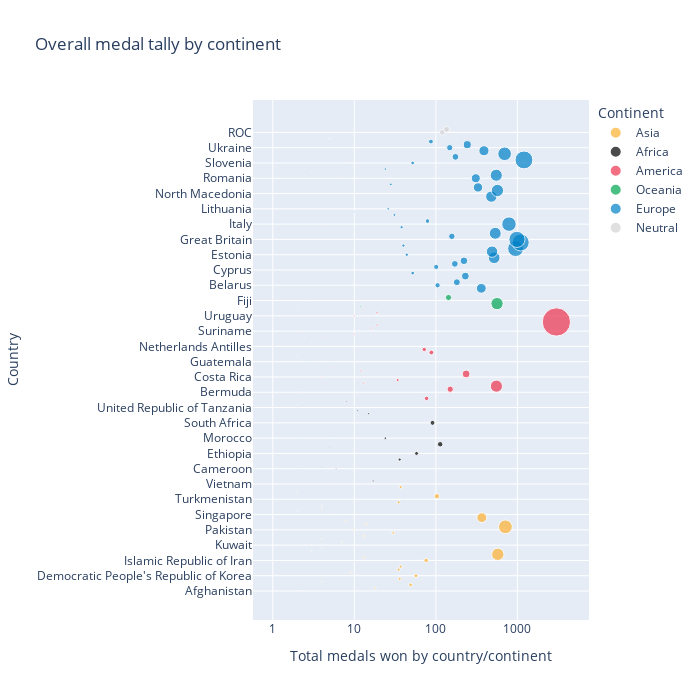

This figure's notebook cell:
### Code cell
fig = px.scatter(
    df_aggregated,
    x='total',
    y='country',
    color='continent',                  
    color_discrete_map=OLYMPIC_RING_COLOR,   
    size='total',                       
    hover_data=['total'],               
    title='Overall medal tally by continent',
    labels={'total', 'country', 'continent'}
)

fig.update_layout(
    width=700,
    height=700,
    xaxis_title="Total medals won by country/continent",
    yaxis_title="Country",
    legend_title="Continent",
    xaxis_type="log"
)

fig.show()

### Figure 1 — Plotly figure (JSON) as saved in the notebook; plotly's stock layout.template omitted (floating-point values rounded to 4 significant figures)
{"data": [{"hovertemplate": "continent=Asia<br>total=%{marker.size}<br>country=%{y}<extra></extra>", "legendgroup": "Asia", "marker": {"color": "#fcb131", "size": [2, 18, 49, 4, 36, 57, 9, 35, 37, 1, 76, 13, 575, 3, 4, 3, 7, 4, 13, 30, 10, 713, 14, 8, 366, 5, 2, 4, 4, 35, 1, 103, 2, 2, 37, 5], "sizemode": "area", "sizeref": 7.522, "symbol": "circle"}, "mode": "markers", "name": "Asia", "orientation": "h", "showlegend": true, "type": "scatter", "x": [2, 18, 49, 4, 36, 57, 9, 35, 37, 1, 76, 13, 575, 3, 4, 3, 7, 4, 13, 30, 10, 713, 14, 8, 366, 5, 2, 4, 4, 35, 1, 103, 2, 2, 37, 5], "xaxis": "x", "y": ["Afghanistan", "Armenia", "Azerbaijan", "Bahrain", "Chinese Taipei", "Democratic People's Republic of Korea", "Hong Kong, China", "India", "Indonesia", "Iraq", "Islamic Republic of Iran", "Israel", "Japan", "Jordan", "Kingdom of Saudi Arabia", "Kuwait", "Kyrgyzstan", "Lebanon", "Malaysia", "Mongolia", "Pakistan", "People's Republic of China", "Philippines", "Qatar", "Republic of Korea", "Singapore", "Sri Lanka", "Syrian Arab Republic", "Tajikistan", "Thailand", "Turkmenistan", "Türkiye", "United Arab Emirates", "United Arab Republic", "Uzbekistan", "Vietnam"], "yaxis": "y"}, {"hovertemplate": "continent=Africa<br>total=%{marker.size}<br>country=%{y}<extra></extra>", "legendgroup": "Africa", "marker": {"color": "#000000", "size": [17, 2, 1, 2, 6, 4, 1, 36, 1, 58, 1, 5, 113, 1, 24, 2, 5, 2, 1, 91, 1, 1, 15, 11, 2, 2, 8], "sizemode": "area", "sizeref": 7.522, "symbol": "circle"}, "mode": "markers", "name": "Africa", "orientation": "h", "showlegend": true, "type": "scatter", "x": [17, 2, 1, 2, 6, 4, 1, 36, 1, 58, 1, 5, 113, 1, 24, 2, 5, 2, 1, 91, 1, 1, 15, 11, 2, 2, 8], "xaxis": "x", "y": ["Algeria", "Botswana", "Burkina Faso", "Burundi", "Cameroon", "Côte d'Ivoire", "Djibouti", "Egypt", "Eritrea", "Ethiopia", "Gabon", "Ghana", "Kenya", "Mauritius", "Morocco", "Mozambique", "Namibia", "Niger", "Senegal", "South Africa", "Sudan", "Togo", "Tunisia", "Uganda", "United Republic of Tanzania", "Zambia", "Zimbabwe"], "yaxis": "y"}, {"hovertemplate": "continent=America<br>total=%{marker.size}<br>country=%{y}<extra></extra>", "legendgroup": "America", "marker": {"color": "#ee334e", "size": [77, 1, 2, 150, 553, 13, 34, 4, 235, 12, 5, 3, 1, 1, 2, 88, 72, 1, 3, 1, 4, 10, 2, 16, 19, 3009, 1, 10, 19, 2], "sizemode": "area", "sizeref": 7.522, "symbol": "circle"}, "mode": "markers", "name": "America", "orientation": "h", "showlegend": true, "type": "scatter", "x": [77, 1, 2, 150, 553, 13, 34, 4, 235, 12, 5, 3, 1, 1, 2, 88, 72, 1, 3, 1, 4, 10, 2, 16, 19, 3009, 1, 10, 19, 2], "xaxis": "x", "y": ["Argentina", "Barbados", "Bermuda", "Brazil", "Canada", "Chile", "Colombia", "Costa Rica", "Cuba", "Dominican Republic", "Ecuador", "Grenada", "Guatemala", "Guyana", "Haiti", "Jamaica", "Mexico", "Netherlands Antilles", "Panama", "Paraguay", "Peru", "Puerto Rico", "Suriname", "The Bahamas", "Trinidad and Tobago", "United States", "United States Virgin Islands", "Uruguay", "Venezuela", "West Indies Federation"], "yaxis": "y"}, {"hovertemplate": "continent=Oceania<br>total=%{marker.size}<br>country=%{y}<extra></extra>", "legendgroup": "Oceania", "marker": {"color": "#00a651", "size": [12, 563, 3, 143, 1, 1], "sizemode": "area", "sizeref": 7.522, "symbol": "circle"}, "mode": "markers", "name": "Oceania", "orientation": "h", "showlegend": true, "type": "scatter", "x": [12, 563, 3, 143, 1, 1], "xaxis": "x", "y": ["Australasia", "Australia", "Fiji", "New Zealand", "Samoa", "Tonga"], "yaxis": "y"}, {"hovertemplate": "continent=Europe<br>total=%{marker.size}<br>country=%{y}<extra></extra>", "legendgroup": "Europe", "marker": {"color": "#0081c8", "size": [361, 105, 181, 6, 230, 52, 1, 101, 171, 221, 519, 44, 489, 951, 40, 1098, 988, 157, 535, 4, 38, 789, 79, 3, 31, 10, 26, 7, 1, 1, 479, 2, 569, 329, 28, 6, 309, 551, 3, 24, 9, 52, 1204, 174, 697, 389, 148, 243, 87], "sizemode": "area", "sizeref": 7.522, "symbol": "circle"}, "mode": "markers", "name": "Europe", "orientation": "h", "showlegend": true, "type": "scatter", "x": [361, 105, 181, 6, 230, 52, 1, 101, 171, 221, 519, 44, 489, 951, 40, 1098, 988, 157, 535, 4, 38, 789, 79, 3, 31, 10, 26, 7, 1, 1, 479, 2, 569, 329, 28, 6, 309, 551, 3, 24, 9, 52, 1204, 174, 697, 389, 148, 243, 87], "xaxis": "x", "y": ["Austria", "Belarus", "Belgium", "Bohemia", "Bulgaria", "Croatia", "Cyprus", "Czechia", "Czechoslovakia", "Denmark", "East Germany", "Estonia", "Finland", "France", "Georgia", "Germany", "Great Britain", "Greece", "Hungary", "Iceland", "Ireland", "Italy", "Kazakhstan", "Kosovo", "Latvia", "Liechtenstein", "Lithuania", "Luxembourg", "Monaco", "Montenegro", "Netherlands", "North Macedonia", "Norway", "Poland", "Portugal", "Republic of Moldova", "Romania", "Russian Federation", "San Marino", "Serbia", "Serbia and Montenegro", "Slovenia", "Soviet Union", "Spain", "Sweden", "Switzerland", "Ukraine", "West Germany", "Yugoslavia"], "yaxis": "y"}, {"hovertemplate": "continent=Neutral<br>total=%{marker.size}<br>country=%{y}<extra></extra>", "legendgroup": "Neutral", "marker": {"color": "Lightgray", "size": [5, 10, 120, 135], "sizemode": "area", "sizeref": 7.522, "symbol": "circle"}, "mode": "markers", "name": "Neutral", "orientation": "h", "showlegend": true, "type": "scatter", "x": [5, 10, 120, 135], "xaxis": "x", "y": ["Independent Olympic Athletes", "Mixed team", "ROC", "Unified Team"], "yaxis": "y"}], "layout": {"height": 700, "legend": {"itemsizing": "constant", "title": {"text": "Continent"}, "tracegroupgap": 0}, "title": {"text": "Overall medal tally by continent"}, "width": 700, "xaxis": {"anchor": "y", "domain": [0, 1], "title": {"text": "Total medals won by country/continent"}, "type": "log"}, "yaxis": {"anchor": "x", "domain": [0, 1], "title": {"text": "Country"}}}}
